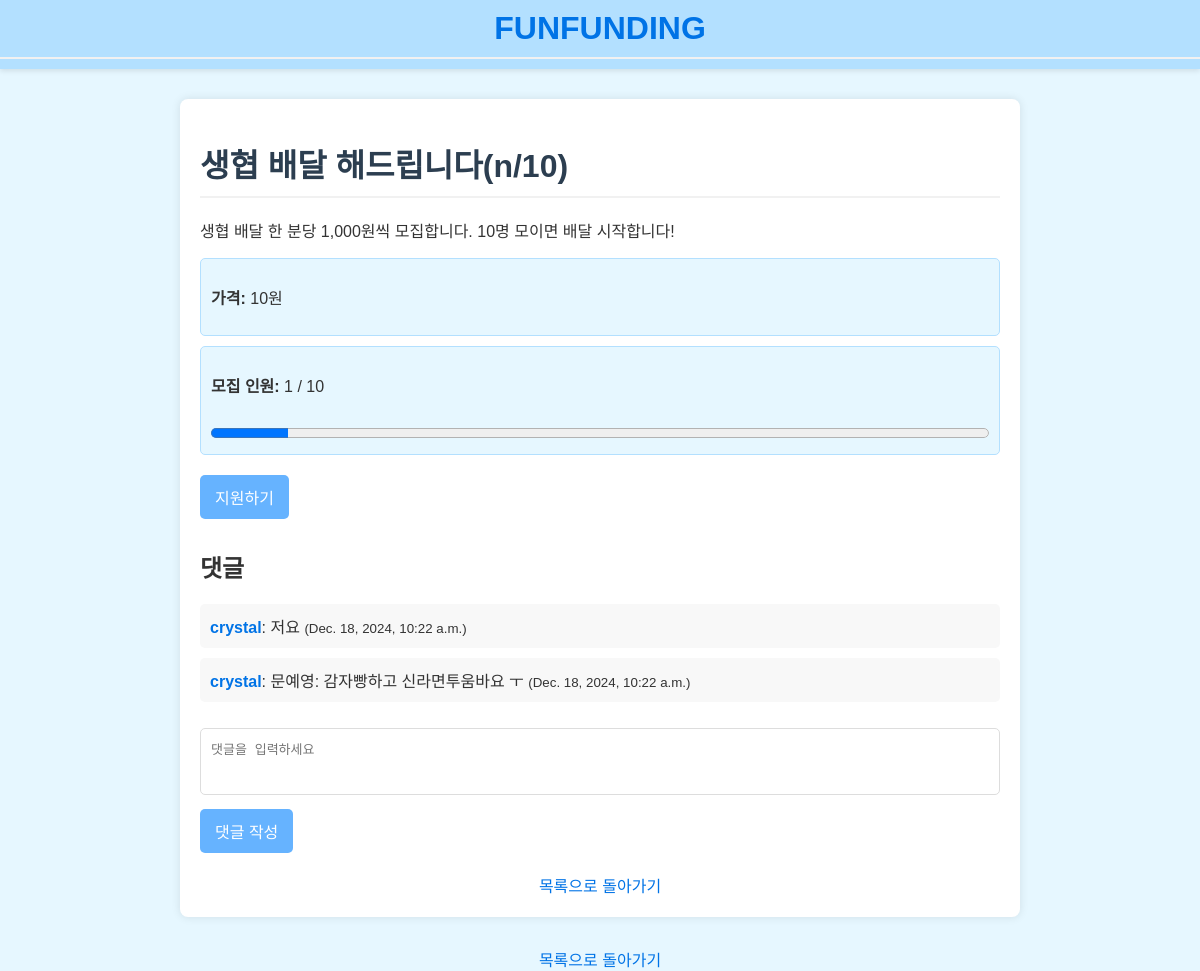
The app's page /posts/1/ with its own data.
### funding/models.py (models this page shows, shortened)
class Post(models.Model):
    title = models.CharField(max_length=100)  # 게시글 제목
    content = models.TextField()  # 게시글 내용
    price = models.PositiveIntegerField()  # 가격
    capacity = models.PositiveIntegerField(default=10)  # 모집 인원
    current_applicants = models.PositiveIntegerField(default=0)  # 현재 지원자 수
    created_at = models.DateTimeField(auto_now_add=True)  # 생성 시간
    updated_at = models.DateTimeField(auto_now=True)  # 수정 시간
    author = models.ForeignKey(User, on_delete=models.CASCADE, related_name='posts')  # 작성자
    def is_full(self):
        return self.current_applicants >= self.capacity  # 모집 마감 여부

class Comment(models.Model):
    post = models.ForeignKey('Post', on_delete=models.CASCADE, related_name='comments')  # 게시글과 연결
    user = models.ForeignKey(User, on_delete=models.CASCADE)  # 댓글 작성자
    content = models.TextField()  # 댓글 내용
    created_at = models.DateTimeField(auto_now_add=True)  # 댓글 작성 시간

### funding/views.py (the view, shortened to what this page needs)
# urls.py: path('posts/<int:pk>/', views.post_detail, name='post_detail'),  # 상세 페이지
def post_detail(request, pk):
    post = get_object_or_404(Post, pk=pk)
    comments = post.comments.all()
    return render(request, 'funding/post_detail.html', {'post': post, 'comments': comments})

### funding/templates/funding/post_detail.html (shortened to what this page needs)
<!DOCTYPE html>
<html lang="en">
<head>
</head>
<body>
    <header>
        <div class="logo">
            <a href="{% url 'post_list' %}">
                <h1>FunFunding</h1>
            </a>
        </div>
    </header>
    <div class="container">
        <h1>{{ post.title }}</h1>
        <p>{{ post.content }}</p>
        <div class="price-info">
            <p><strong>가격:</strong> {{ post.price }}원</p>
        </div>
        <div class="progress-info">
            <p><strong>모집 인원:</strong> {{ post.current_applicants }} / {{ post.capacity }}</p>
            <progress value="{{ post.current_applicants }}" max="{{ post.capacity }}"></progress>
        </div>
        {% if not post.is_full %}
            <form method="POST">
                <button type="submit" name="support">지원하기</button>
            </form>
        {% else %}
            <p class="alert">모집이 마감되었습니다.</p>
        {% endif %}
        <div class="comment-section">
            <h2>댓글</h2>
            <ul class="comment-list">
                {% for comment in comments %}
                    <li>
                        <div>
                            <strong>{{ comment.user.username }}</strong>: {{ comment.content }}
                            <small>({{ comment.created_at }})</small>
                        </div>
                    </li>
                {% empty %}
                    <li>댓글이 없습니다.</li>
                {% endfor %}
            </ul>
            <form method="POST">
                <textarea name="content" rows="3" placeholder="댓글을 입력하세요" required></textarea>
                <button type="submit" name="comment">댓글 작성</button>
            </form>
        </div>
        <div class="footer">
            <a href="{% url 'post_list' %}">목록으로 돌아가기</a>
        </div>
    </div>
</body>
</html>
        <div class="footer">
            <a href="{% url 'post_list' %}">목록으로 돌아가기</a>
        </div>
</body>
</html>

### funding/templates/funding/post_detail.html (style rules this page uses)
body { font-family: 'Arial', sans-serif; background-color: #e6f7ff; margin: 0; padding: 0; color: #333; }
header { background-color: #b3e0ff; color: white; text-align: center; padding: 10px 0; box-shadow: 0 2px 5px rgba(0, 0, 0, 0.1); }
header .logo h1 { margin: 0; font-size: 2em; font-weight: bold; text-transform: uppercase; color: #0073e6; }
header .logo a { text-decoration: none; color: inherit; }
.container { width: 90%; max-width: 800px; margin: 30px auto; background-color: #ffffff; border-radius: 8px; box-shadow: 0 0 10px rgba(0, 0, 0, 0.1); padding: 20px; }
h1 { color: #2c3e50; border-bottom: 2px solid #f1f1f1; padding-bottom: 10px; margin-bottom: 20px; }
.price-info, .progress-info { margin: 10px 0; padding: 10px; background-color: #e6f7ff; border: 1px solid #b3e0ff; border-radius: 5px; }
progress { width: 100%; height: 20px; margin-top: 10px; }
button, .button-group a, .delete-comment { background-color: #66b3ff; color: white; text-decoration: none; padding: 8px 12px; border: none; border-radius: 5px; font-size: 1em; cursor: pointer; display: inline-block; }
.comment-section { margin-top: 30px; }
.comment-list { list-style: none; padding: 0; }
.comment-list li { background-color: #f8f8f8; padding: 10px; margin-bottom: 10px; border-radius: 5px; display: flex; justify-content: space-between; align-items: center; }
.comment-list strong { color: #0073e6; }
textarea { width: 100%; padding: 10px; margin-top: 10px; border: 1px solid #ddd; border-radius: 5px; font-size: 1em; resize: none; box-sizing: border-box; }
form button { background-color: #66b3ff; color: white; padding: 10px 15px; border: none; border-radius: 5px; cursor: pointer; font-size: 1em; margin-top: 10px; }
.footer { margin-top: 20px; text-align: center; }
a { color: #0073e6; text-decoration: none; }

### records on screen
Post: title "생협 배달 해드립니다(n/10)", content "생협 배달 한 분당 1,000원씩 모집합니다. 10명 모이면 배달 시작합니다!", price "10", current_applicants "1", capacity "10"
Comment: user.username "crystal", content "저요", created_at "Dec. 18, 2024, 10:22 a.m."
Comment: user.username "crystal", content "문예영: 감자빵하고 신라면투움바요 ㅜ", created_at "Dec. 18, 2024, 10:22 a.m."
